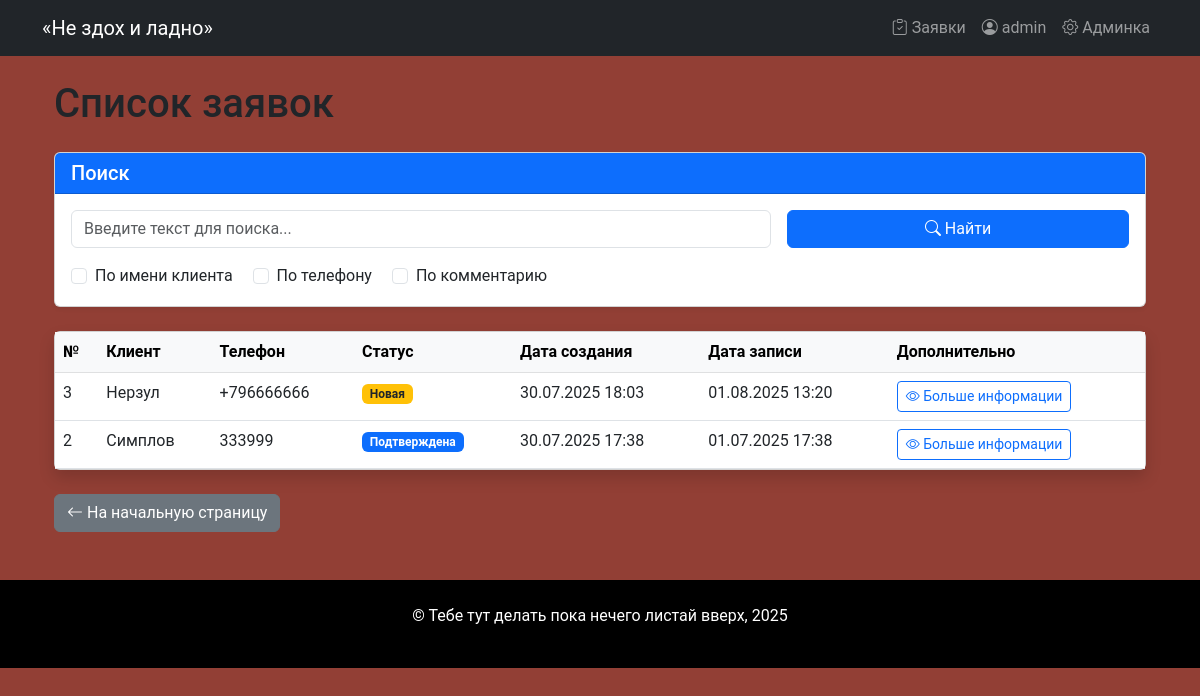
/orders/ (signed in), run on an earlier commit of the app's database.
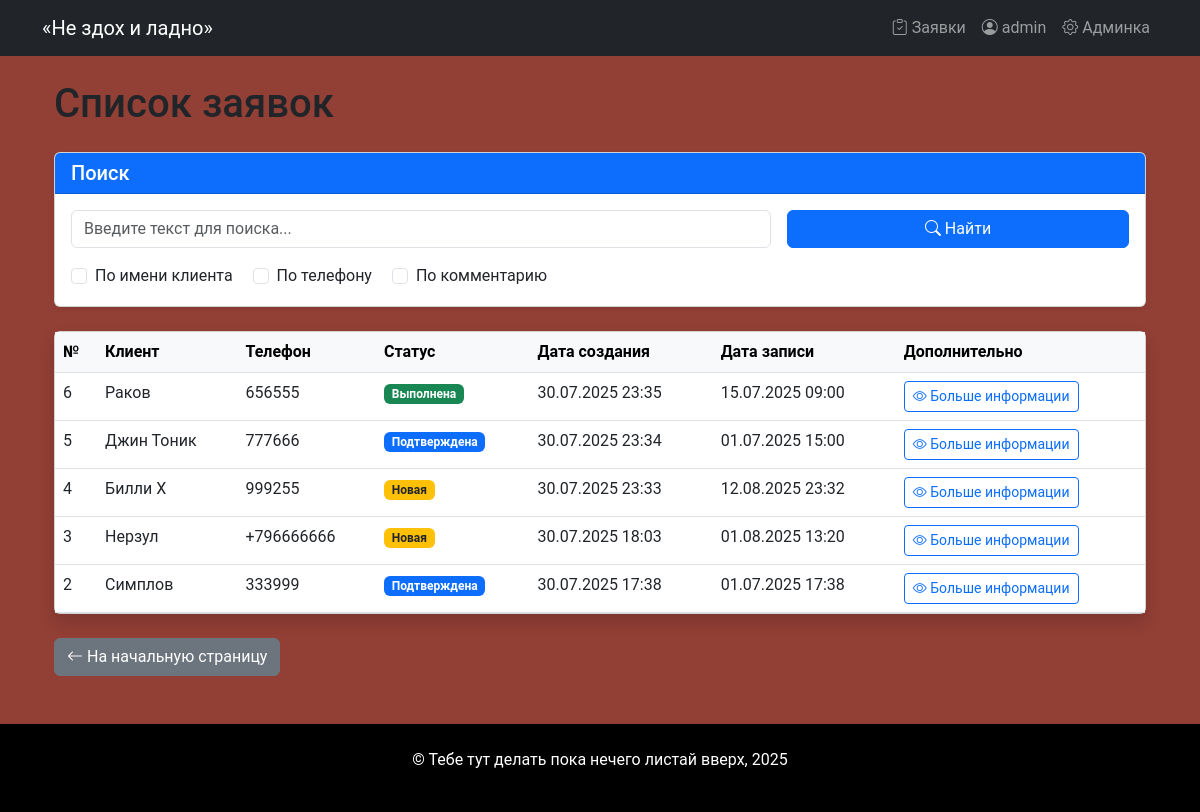
And on a later commit of the database.
### core/models.py (models this page shows, shortened)
class Order(models.Model):
    STATUS_CHOICES = [
        ('not_approved', 'Не подтверждена'),
        ('new', 'Новая'),
        ('confirmed', 'Подтверждена'),
        ('cancelled', 'Отменена'),
        ('completed', 'Выполнена')
    ]
    client_name = models.CharField(max_length=100, verbose_name="Имя клиента")
    phone = models.CharField(max_length=20, verbose_name="Телефон")
    comment = models.TextField(blank=True, verbose_name="Комментарий")
    status = models.CharField (
        max_length=50,
        choices=STATUS_CHOICES,
        default="not_approved",
        verbose_name="Статус")
    date_created = models.DateTimeField(auto_now_add=True, verbose_name="Дата создания")
    date_updated = models.DateTimeField(null=True, auto_now=True, verbose_name="Дата обновления")
    master = models.ForeignKey(
        "Master",
        on_delete=models.SET_NULL,
        null=True,
        blank=True,
        verbose_name="Мастер")
    services = models.ManyToManyField(
        "Service",
        related_name="orders",
        verbose_name="Услуги"
    )
    appointment_date = models.DateTimeField(verbose_name="Дата и время записи")
    class Meta:
        verbose_name = "Запись"
        verbose_name_plural="Записи"

### core/views.py (the view, shortened to what this page needs)
# urls.py: path('orders/', orders_list, name='orders_list'),
@login_required
def orders_list(request):
    orders = Order.objects.all().order_by('-date_created')
    query = request.GET.get('query', '')
    search_client_name = 'search_client_name' in request.GET
    search_phone = 'search_phone' in request.GET
    search_comment = 'search_comment' in request.GET
    return render(request, 'orders_list.html', {
        'orders': orders,
        'query': query,
        'search_client_name': search_client_name,
        'search_phone': search_phone,
        'search_comment': search_comment
    })

### core/context_processors.py (called while the page is built)
def menu_barbershop(request):
    menu_context = [
        {"name": "Главная", "url": reverse("landing")},
        {"name": "О нас", "url": reverse("landing") + "#about"},
        {"name": "Преимущества", "url": reverse("landing") + "#benefits"},
        {"name": "Мастера", "url": reverse("landing") + "#masters"},
        {"name": "Услуги", "url": reverse("landing") + "#services"},
        {"name": "Запись", "url": reverse("landing") + "#booking"},
        {"name": "Спасибо", "url": reverse("thanks")},
    ]
    return menu_context

### templates/orders_list.html (shortened to what the changed rows need)
{% extends 'base.html' %}
{% block content %}
<div class="container">
    <h1 class="mb-4">Список заявок</h1>
    <div class="card shadow">
        <div class="card-body p-0">
            <div class="table-responsive">
                <table class="table table-hover mb-0">
                    <thead class="table-light">
                        <tr>
                            <th>№</th>
                            <th>Клиент</th>
                            <th>Телефон</th>
                            <th>Статус</th>
                            <th>Дата создания</th>
                            <th>Дата записи</th>
                            <th>Дополнительно</th>
                        </tr>
                    </thead>
                    <tbody>
                        {% for order in orders %}
                        <tr>
                            <td>{{ order.id }}</td>
                            <td>{{ order.client_name }}</td>
                            <td>{{ order.phone }}</td>
                            <td>
                                <span class="badge
                                    {% if order.status == 'completed' %}bg-success
                                    {% elif order.status == 'cancelled' %}bg-danger
                                    {% elif order.status == 'confirmed' %}bg-primary
                                    {% else %}bg-warning text-dark{% endif %}">
                                    {{ order.get_status_display }}
                                </span>
                            </td>
                            <td>{{ order.date_created|date:"d.m.Y H:i" }}</td>
                            <td>{{ order.appointment_date|date:"d.m.Y H:i" }}</td>
                            <td>
                                <a href="{% url 'order_detail' pk=order.id %}"
                                    class="btn btn-sm btn-outline-primary">
                                        <i class="bi bi-eye"></i> Больше информации
                                </a>
                            </td>
                        </tr>
                        {% endfor %}
                    </tbody>
                </table>
            </div>
        </div>
    </div>
</div>
{% endblock %}

What changed in the data, as far as the page shows it:
added Order: id "6", client_name "Раков", phone "656555", status "Выполнена", date_created "30.07.2025 23:35", appointment_date "15.07.2025 09:00"
added Order: id "5", client_name "Джин Тоник", phone "777666", status "Подтверждена", date_created "30.07.2025 23:34", appointment_date "01.07.2025 15:00"
added Order: id "4", client_name "Билли Х", phone "999255", status "Новая", date_created "30.07.2025 23:33", appointment_date "12.08.2025 23:32"
